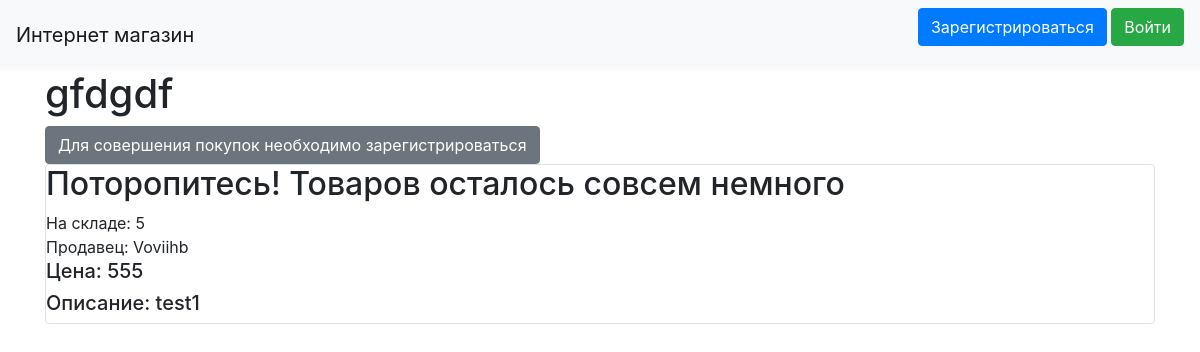
The app's page /product/2, older data.
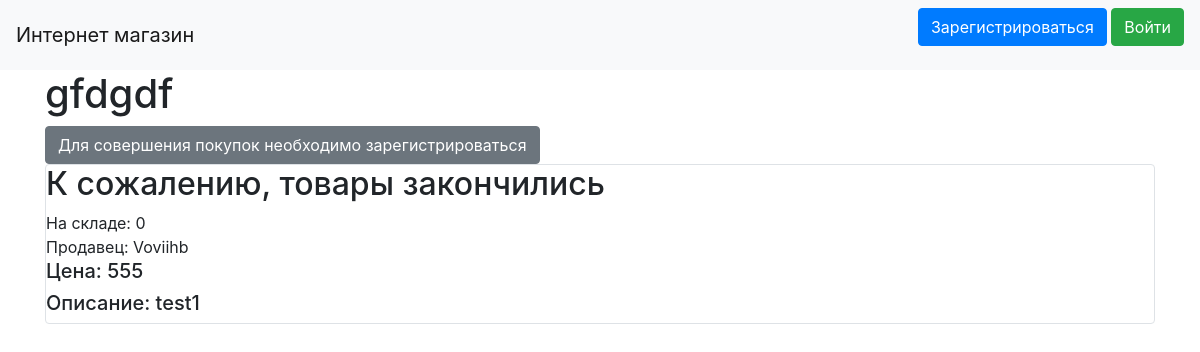
The same page, newer data.
### data/products.py (models this page shows, shortened)
class Products(SqlAlchemyBase):
    __tablename__ = 'products'
    id = sqlalchemy.Column(sqlalchemy.Integer, primary_key=True, autoincrement=True)
    title = sqlalchemy.Column(sqlalchemy.String, nullable=True)
    quantity = sqlalchemy.Column(sqlalchemy.Integer, nullable=True)
    price = sqlalchemy.Column(sqlalchemy.Integer, nullable=True)
    description = sqlalchemy.Column(sqlalchemy.String, nullable=True)
    category = sqlalchemy.Column(sqlalchemy.String, nullable=True)
    user_id = sqlalchemy.Column(sqlalchemy.Integer, sqlalchemy.ForeignKey("users.id"))
    user = orm.relationship('User', foreign_keys="Products.user_id", backref="products")

### main.py (the view)
@app.route('/product/<int:id>', methods=['GET', 'POST'])
def product_page(id):
    db_sess = db_session.create_session()
    product = db_sess.query(Products).filter((Products.id == id)).first()
    return render_template("product.html", item=product)

### data/db_session.py (called while the page is built)
def create_session() -> Session:
    global __factory
    return __factory()

### templates/product.html (shortened to what this page needs)
{% extends "base.html" %}
{% block content %}
<h1>{{item.title}}</h1>
{% if current_user.is_authenticated and current_user.role != "sell" %}
{% if item.quantity > 0 %}
<a href="../buy_product/{{current_user.id}}/{{item.id}}" class="btn btn-secondary">Купить</a>
<a href="../add_to_cart/{{current_user.id}}/{{item.id}}" class="btn btn-secondary">Добавить в корзину</a>
{% endif %}
{% elif current_user.is_authenticated and current_user.role == "sell" %}
<a href="/register" class="btn btn-secondary">Вы не можете покупать товары, так как являетесь продавцом. Зарегистрируйтесь как покупатель</a>
{% else %}
<a href="/register" class="btn btn-secondary">Для совершения покупок необходимо зарегистрироваться</a>
{% endif %}
<div class="col-md6 border rounded">
    {% if 0 < item.quantity < 10 %}
    <h2>Поторопитесь! Товаров осталось совсем немного</h2>
    {% elif item.quantity < 1 %}
    <h2>К сожалению, товары закончились</h2>
    {% endif %}
    <div>
        На складе: {{ item.quantity }}
    </div>
    <div>
        Продавец: {{ item.user.name }}
    </div>
    <div>
        <h5>Цена: {{ item.price }}</h5>
    </div>
    <div>
        <h5>Описание: {{ item.description }}</h5>
    </div>
</div>
{% endblock %}

Row changes from the older to the newer data that the page shows:
changed Products "gfdgdf": quantity "5" → "0"
Text that changed along with them:
text no longer shown: "Поторопитесь! Товаров осталось совсем немного"
text now shown: "К сожалению, товары закончились"
